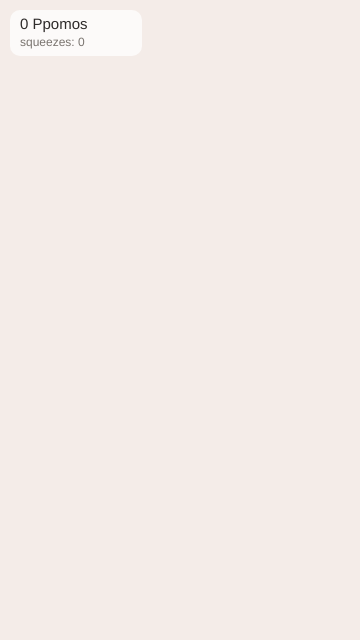
Frame 1 (no input)
Frame 60 (no input): identical to frame 1, image omitted
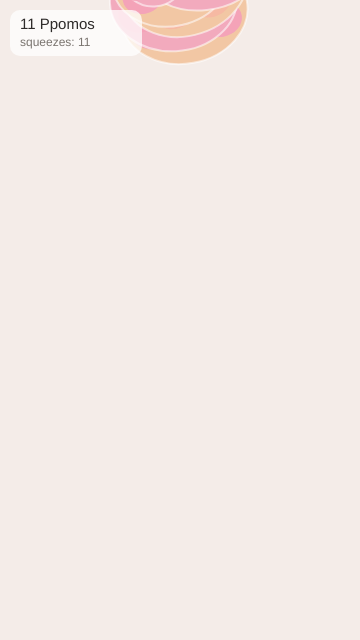
Frame 120 (the mouse pressed at the canvas centre since frame 60)

The p5.js sketch that drew these frames (run headless with seeded random() and noise() and a simulated clock; from frame 60 on, the mouse is pressed at the canvas centre):

// p5.js sketch
// ── sketch.js
// Ppomo — FOMO piles up, jelly version drawn with shapes only (ICM Week 6, work in progress)
// Every squeeze (click) drops one Ppomo. It falls, slides into a gap, and settles into the pile,
// pressing into its neighbours a little like jelly. Hold the mouse to keep squeezing.
// Keys: space = drop one at a random spot, Backspace = remove the last one, R = start over.

const W = 360;
const H = 640;
const SIZE = 120;            // body width of one Ppomo
const GRAVITY = 0.5;
const JELLY = 0.75;          // neighbours may come this close (1 = just touching, smaller = more squished)
const HOLD_EVERY = 6;        // while the mouse is held, one Ppomo every 6 frames

const POSES = ['front', 'front', 'front', 'front', 'butt', 'side'];   // more faces than anything else
const COLORS = ['#B9BDC7', '#B9BDC7', '#F2AABD', '#F2AABD', '#F3E6D8', '#F2C7A4', '#D2C0EC', '#BCD3F0'];
const CHEEK = '#F4A3B8';
const BUTT = '#F6B9A3';
const INK = '#3A3A3E';

let ppomos = [];             // every Ppomo on screen (array of objects)
let log = [];                // what the user did: { action, time }
let full = false;

class Ppomo {
  constructor(x) {
    this.pose = random(POSES);
    this.color = random(COLORS);
    this.flip = random() < 0.5 ? -1 : 1;                   // side poses face left or right
    this.size = SIZE * random(0.9, 1.1);
    this.r = this.size * (this.pose === 'side' ? 0.5 : 0.45);
    this.x = x;
    this.y = -this.size;
    this.vx = 0;
    this.vy = 0;
    this.angle = random() < 0.8 ? random(-0.35, 0.35) : random(-0.9, 0.9);
    this.settled = false;
    this.stillFrames = 0;
    this.squash = 0;
  }

  // fall, then get pushed out of the Ppomos it lands on, so it slides into the gaps
  update(others) {
    if (this.settled) {
      this.squash *= 0.88;
      return;
    }
    this.vy += GRAVITY;
    let oldX = this.x;
    let oldY = this.y;
    this.x += this.vx;
    this.y += this.vy;

    let touching = false;
    for (let other of others) {
      if (other === this || !other.settled) continue;
      let dx = this.x - other.x;
      let dy = this.y - other.y;
      let d = sqrt(dx * dx + dy * dy);
      let minD = (this.r + other.r) * JELLY;
      if (d < minD && d > 0) {
        this.x += (dx / d) * (minD - d);                   // push out along the line between centres
        this.y += (dy / d) * (minD - d);
        touching = true;
      }
    }
    let floorY = H - this.r * 0.6;
    if (this.y > floorY) {
      this.y = floorY;
      touching = true;
    }
    this.x = constrain(this.x, 0, W);                      // centres stay on screen; bodies may be cut off

    // new speed = how far it actually moved, a little damped (soft, jelly-like)
    this.vx = (this.x - oldX) * 0.8;
    this.vy = (this.y - oldY) * 0.8;

    if (touching && abs(this.vx) + abs(this.vy) < 0.6) this.stillFrames++;
    else this.stillFrames = 0;
    if (this.stillFrames > 8) {
      this.settled = true;
      this.squash = 1;
      if (this.y < this.size * 0.4) full = true;           // the pile reached the top
    }
  }

  show() {
    push();
    translate(this.x, this.y);
    rotate(this.angle);
    scale(this.flip * (1 + 0.15 * this.squash), 1 - 0.15 * this.squash);
    stroke(255, 255, 255, 140);                            // soft rim so neighbours read apart
    strokeWeight(2);
    if (this.pose === 'front') this.drawFront();
    else if (this.pose === 'butt') this.drawButt();
    else this.drawSide();
    pop();
  }

  // looking at you: round body, ears, big cheeks, dot eyes, ω mouth
  drawFront() {
    let s = this.size;
    fill(this.color);
    circle(-s * 0.28, -s * 0.33, s * 0.24);                // ears
    circle(s * 0.28, -s * 0.33, s * 0.24);
    ellipse(0, 0, s, s * 0.8);                             // body
    noStroke();
    fill(CHEEK);
    ellipse(-s * 0.27, s * 0.1, s * 0.34, s * 0.28);       // cheeks
    ellipse(s * 0.27, s * 0.1, s * 0.34, s * 0.28);
    fill(INK);
    circle(-s * 0.1, -s * 0.03, s * 0.06);                 // eyes
    circle(s * 0.1, -s * 0.03, s * 0.06);
    noFill();
    stroke(INK);
    strokeWeight(1.5);
    arc(-s * 0.03, s * 0.05, s * 0.06, s * 0.06, 0, PI);   // mouth (ω)
    arc(s * 0.03, s * 0.05, s * 0.06, s * 0.06, 0, PI);
  }

  // turned around: the two peachy butt cheeks
  drawButt() {
    let s = this.size;
    fill(this.color);
    circle(-s * 0.28, -s * 0.33, s * 0.24);                // ears seen from behind
    circle(s * 0.28, -s * 0.33, s * 0.24);
    ellipse(0, 0, s, s * 0.8);
    noStroke();
    fill(BUTT);
    circle(-s * 0.15, s * 0.12, s * 0.38);
    circle(s * 0.15, s * 0.12, s * 0.38);
    fill(this.color);
    ellipse(0, -s * 0.1, s * 0.6, s * 0.3);                // back over the butt
  }

  // side on: the whole loaf, head to the right
  drawSide() {
    let s = this.size;
    fill(this.color);
    ellipse(-s * 0.15, s * 0.02, s * 1.05, s * 0.68);      // long body
    circle(s * 0.3, -s * 0.02, s * 0.6);                   // head
    circle(s * 0.28, -s * 0.3, s * 0.2);                   // ear
    noStroke();
    fill(BUTT);
    circle(-s * 0.6, s * 0.05, s * 0.3);                   // butt
    fill(CHEEK);
    circle(s * 0.48, s * 0.08, s * 0.26);                  // cheek
    fill(INK);
    circle(s * 0.42, -s * 0.05, s * 0.06);                 // eye
  }
}

function setup() {
  createCanvas(W, H);
  textFont('sans-serif');
}

function draw() {
  background(244, 236, 232);

  if (mouseIsPressed && frameCount % HOLD_EVERY === 0) squeeze(mouseX);

  for (let p of ppomos) {
    p.update(ppomos);
    p.show();
  }
  drawInfo();
}

// one squeeze = one new Ppomo
function squeeze(x) {
  if (full) return;
  ppomos.push(new Ppomo(x + random(-10, 10)));
  log.push({ action: 'squeeze', time: millis() });
}

function mousePressed() {
  squeeze(mouseX);
}

function keyPressed() {
  if (key === ' ') {
    squeeze(random(W));
  } else if ((key === 'Backspace' || keyCode === 8) && ppomos.length > 0) {
    ppomos.pop();
    full = false;
    log.push({ action: 'remove', time: millis() });
  } else if (key === 'r' || key === 'R') {
    ppomos = [];
    full = false;
    log.push({ action: 'reset', time: millis() });
  }
}

// count squeezes from the log and show them
function drawInfo() {
  let squeezes = 0;
  for (let entry of log) {
    if (entry.action === 'squeeze') squeezes++;
  }
  noStroke();
  fill(255, 255, 255, 190);
  rect(10, 10, 132, 46, 10);
  fill(46, 43, 42);
  textSize(15);
  textAlign(LEFT, TOP);
  text(ppomos.length + ' Ppomo' + (ppomos.length === 1 ? '' : 's'), 20, 17);
  fill(122, 116, 111);
  textSize(12);
  text('squeezes: ' + squeezes + (full ? ' · full!' : ''), 20, 37);
}
